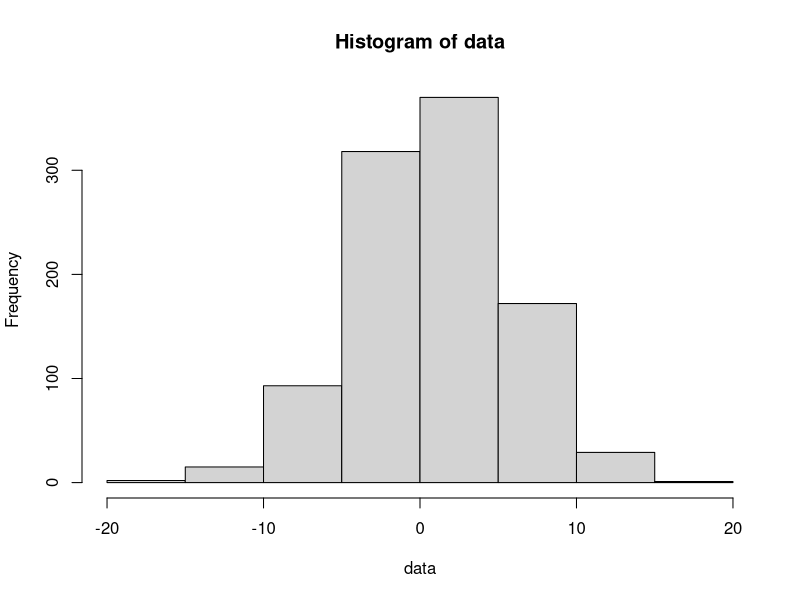

The R script that drew this image: (Note: this script raises an error after producing the figure.)
# creating vectors
marks <- c(1,2,3,4,5,6,6,7)
marks

student_marks <- seq(from=1, to=10, length.out=5)
student_marks

nums <- seq(from=1, to=10, by=2)
nums

# matrices
vec1 <- c(10, 20, 30, 40)
vec2 <- c(50, 60, 70, 80)
matx <- rbind(vec1, vec2)
matx

# harmonic mean
harm_mean<-function(x) {
  val <- length(x) / sum(1/x)
}

data <- c(2,4,5,6)
harmonic_result <- harm_mean(data)
harmonic_result

# geometric mean
geom_mean <- function(x) {
  val <- prod(x) ^ (1/(length(x)))
}
data <- c(12, 43, 12, 13)
geo_mean <- geom_mean(data)
geo_mean


# Graphical summaries
data <- rnorm(1000, mean=1, sd=5)
hist(data)

# mean absolute deviation
MAD_func <- function(x) {
  val < sum(abs(x-mean(x))) / length(x)
  return(val)
}

values <- c(1,3,4,5)
MAD_func(x=values)
